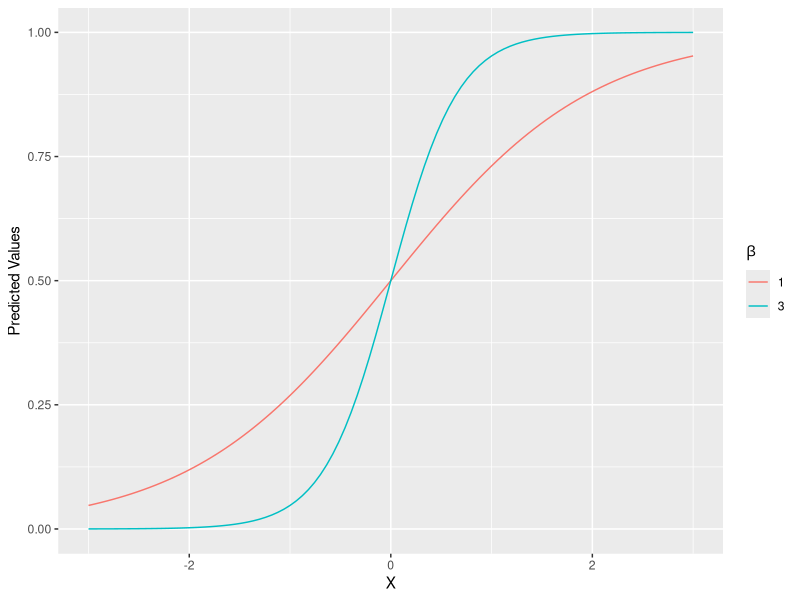

Recreate this plot in R.
## ---- chunk 1
library(ggplot2)

ggplot(data = data.frame(x = c(-3, 3)), aes(x)) + 
  stat_function(fun = function(x) exp(x)/(1+exp(x)), n = 100, aes(color = "1")) +
  stat_function(fun = function(x) exp(3*x)/(1+exp(3*x)), n = 100, aes(color = "3")) +
  ylab("Predicted Values") + 
  xlab("X") +
  labs(color = expression(beta))
